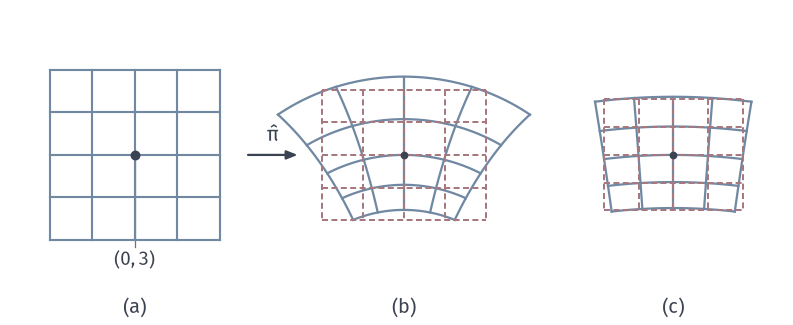

Write the Python code that produced this figure.
"""A small grid and its image under hat pi(u)=2u/(|u|^2+1) near (0,3), compared with the linear map J."""
from pathlib import Path
import sys
ROOT = next(p for p in Path(__file__).resolve().parents if (p/"build.sh").is_file() and (p/"tex/book.tex").is_file())
sys.path.insert(0, str(ROOT/"figures/04-spaces-measures-and-geometry/04-manifolds/matplotlib/mfd-common"))
from mfd3d import *

W, H = 112, 46
fig, ax = canvas(W, H)
Pi = lambda u: 2*u/(np.sum(u**2, 1)+1)[:, None]
J = np.diag([.2, -.16]); c = np.array([0, 3.0]); ic = Pi(c[None])[0]
def grid(F, d, color, lw, n=5, ls='-', zo=3):
    ss = np.linspace(-d, d, 101)
    for k in np.linspace(-d, d, n):
        for line in (np.c_[np.full_like(ss, k), ss], np.c_[ss, np.full_like(ss, k)]):
            ax.plot(*F(line).T, color=color, lw=lw, ls=ls, zorder=zo)
s = 15.0; C0 = np.array([19.0, 24.0])
A = lambda d: (C0+s*d)
grid(A, .8, BLUE, .85)
dot(ax, C0, INK); label(ax, C0+[0, -3], '', 7.5)
label(ax, (19, 9.2), r'$(0,3)$', 7.5, halo=True)
ax.plot([19, 19], [11, 23.3], color=MUTED, lw=.5, zorder=2)
def panel(cx, cy, sc, d):
    O = np.array([cx, cy])
    grid(lambda z: O+sc*(Pi(z+c)-ic), d, BLUE, .9)
    grid(lambda z: O+sc*(z@J.T), d, RED, .8, ls=(0, (3, 1.7)), zo=4)
    dot(ax, O, INK, size=1.1)
panel(57, 24, 72, .8)
panel(95, 24, 245, .2)
arrow(ax, (35, 24), (42, 24), color=INK); label(ax, (38.5, 26.8), r'$\hat\pi$')
panel_tag(ax, 19, 1.7, '(a)'); panel_tag(ax, 57, 1.7, '(b)'); panel_tag(ax, 95, 1.7, '(c)')
save(fig, Path(__file__).resolve().parent, 'figure', {'formula': 'hat pi(u)=2u/(|u|^2+1), base u=(0,3), J=diag(.2,-.16); half-widths .8 and .2, scales 72 and 245 mm per unit'})
